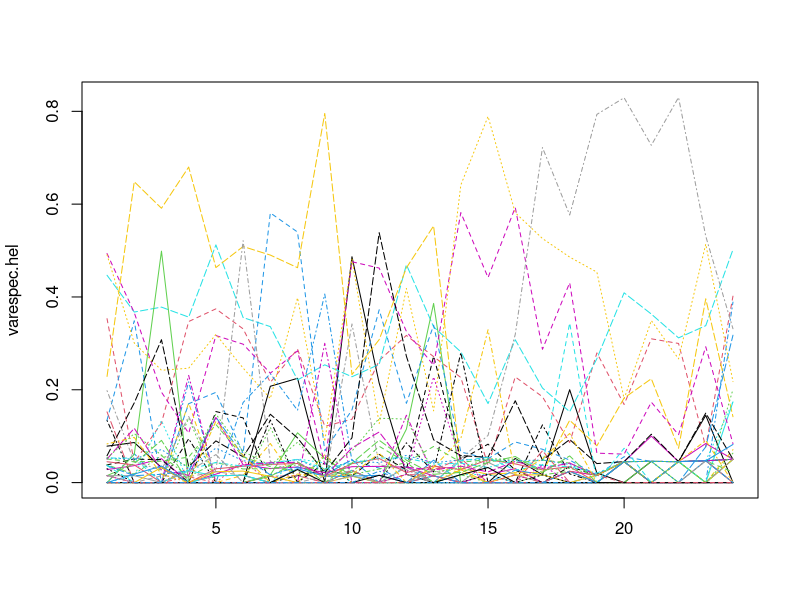
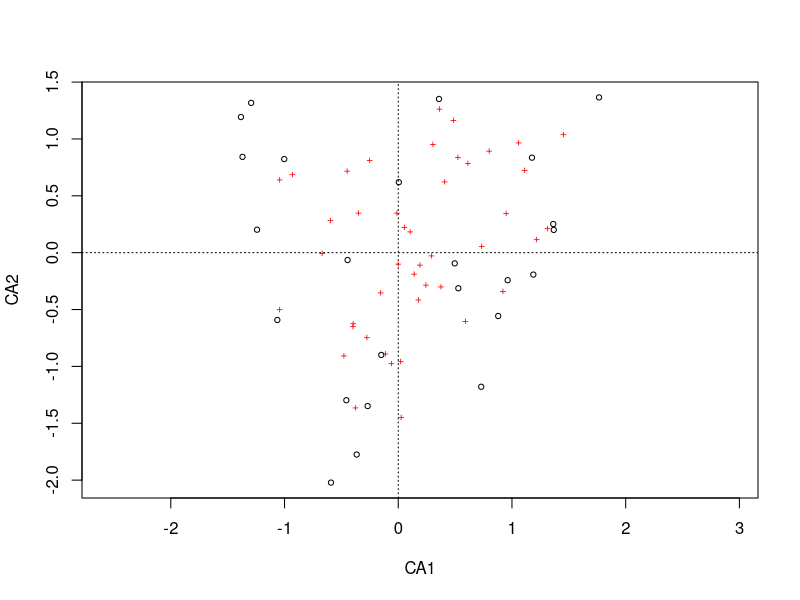
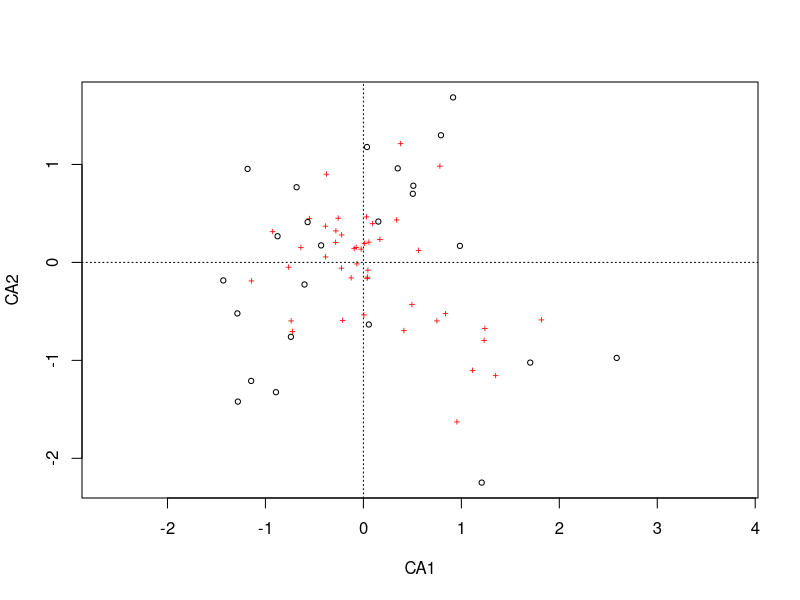

Write the R code that produced these figures, in order.
# This script will be a tutorial on using CA. This tutorial should 
# be run with an instructor present, but independent development is 
# encouraged.

require(vegan)
data("varespec")
data("varechem")

?varespec
?varecehm

#TODO: plot all of varespec's species along gradiens in
# varechem to see if there are unimodal distributions

varespec.hel <- decostand(varespec, "hellinger")

matplot(varespec.hel, type = "l",pch=1, col = 1:dim(varespec)[2])

myCa <- cca(varespec)

# find out more about the object
?cca.object


#We can find out the total chi squared value of the data
myCa$CA$tot.chi
#[1] 1.07848


ordiplot(myCa)


myCa <- cca(varespec.hel)
ordiplot(myCa)

# What kind of distance is conserved betwen points?
